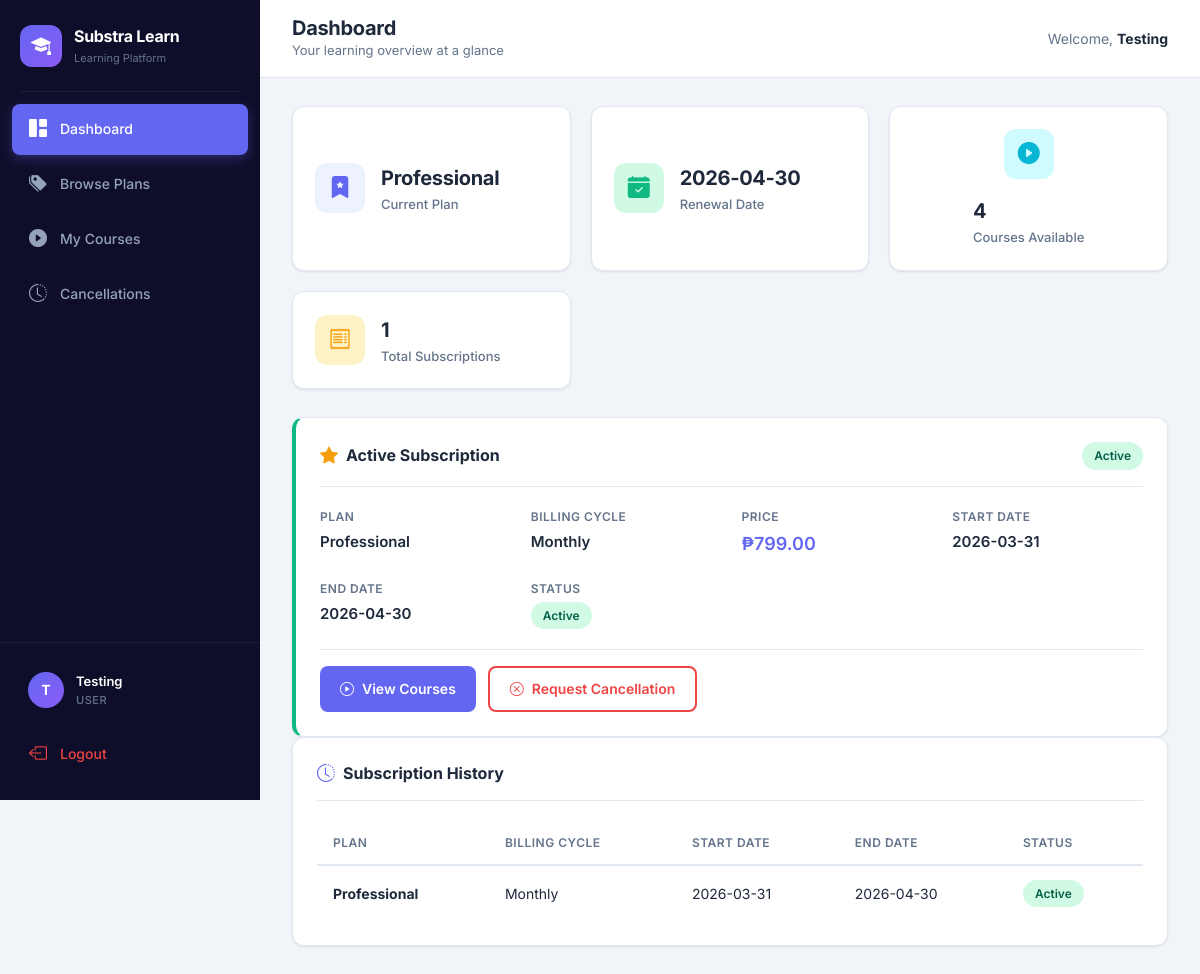
/dashboard (signed in), run on the app's committed database.
### tables this page shows
CREATE TABLE plans (
    id INTEGER PRIMARY KEY AUTOINCREMENT,
    name TEXT NOT NULL,
    description TEXT DEFAULT '',
    price REAL NOT NULL,
    billing_cycle TEXT NOT NULL,
    status TEXT DEFAULT 'active',
    created_at TEXT DEFAULT (datetime('now'))
);

CREATE TABLE subscriptions (
    id INTEGER PRIMARY KEY AUTOINCREMENT,
    user_id INTEGER NOT NULL,
    plan_id INTEGER NOT NULL,
    start_date TEXT NOT NULL,
    end_date TEXT NOT NULL,
    status TEXT DEFAULT 'active',
    created_at TEXT DEFAULT (datetime('now')),
    FOREIGN KEY (user_id) REFERENCES users(id),
    FOREIGN KEY (plan_id) REFERENCES plans(id)
);

### app.py (the view)
@app.route('/dashboard')
@login_required
def dashboard():
    if session.get('role') == 'admin':
        return redirect('/admin')
    auto_expire()
    conn = get_db()
    subs = conn.execute("""
        SELECT s.id, p.name as plan_name, s.start_date, s.end_date, s.status,
               p.price, p.billing_cycle
        FROM subscriptions s
        JOIN plans p ON s.plan_id = p.id
        WHERE s.user_id = ?
        ORDER BY s.id DESC
    """, (session['user_id'],)).fetchall()
    active_sub = conn.execute("""
        SELECT s.*, p.name as plan_name, p.price, p.billing_cycle
        FROM subscriptions s
        JOIN plans p ON s.plan_id = p.id
        WHERE s.user_id = ? AND s.status = 'active'
        ORDER BY s.id DESC LIMIT 1
    """, (session['user_id'],)).fetchone()
    course_count = 0
    if active_sub:
        active_price = conn.execute("SELECT price FROM plans WHERE id=?", (active_sub['plan_id'],)).fetchone()
        if active_price:
            course_count = conn.execute(
                "SELECT COUNT(*) FROM courses c JOIN plans p ON c.plan_id=p.id WHERE p.price<=?",
                (active_price['price'],)
            ).fetchone()[0]
    pending_cancel = None
    if active_sub:
        pending_cancel = conn.execute("""
            SELECT * FROM cancellation_requests
            WHERE subscription_id=? AND status='pending'
        """, (active_sub['id'],)).fetchone()
    conn.close()
    return render_template('dashboard.html',
                           subscriptions=subs,
                           active_sub=active_sub,
                           course_count=course_count,
                           pending_cancel=pending_cancel)

### app.py (called while the page is built)
def get_db():
    conn = sqlite3.connect('database.db')
    conn.row_factory = sqlite3.Row
    return conn

def login_required(func):
    @wraps(func)
    def wrapper(*args, **kwargs):
        if "user_id" not in session:
            return redirect("/login")
        return func(*args, **kwargs)
    return wrapper

def auto_expire():
    conn = get_db()
    conn.execute("""
        UPDATE subscriptions SET status='expired'
        WHERE end_date < date('now') AND status='active'
    """)
    conn.commit()
    conn.close()

### templates/dashboard.html (shortened to what this page needs)
{% extends "base.html" %}
{% block page_title %}Dashboard{% endblock %}
{% block page_subtitle %}Your learning overview at a glance{% endblock %}
{% block content %}
<div class="stats-grid">
    <div class="stat-card stat-primary">
        <div class="stat-icon"><i class="bi bi-bookmark-star-fill"></i></div>
        <div class="stat-info">
            <span class="stat-value">{{ active_sub['plan_name'] if active_sub else 'None' }}</span>
            <span class="stat-label">Current Plan</span>
        </div>
    </div>
    <div class="stat-card stat-success">
        <div class="stat-icon"><i class="bi bi-calendar-check-fill"></i></div>
        <div class="stat-info">
            {% if active_sub %}
                {% set end = active_sub['end_date'] %}
                <span class="stat-value">{{ end }}</span>
                <span class="stat-label">Renewal Date</span>
            {% else %}
                <span class="stat-value">N/A</span>
                <span class="stat-label">No Active Plan</span>
            {% endif %}
        </div>
    </div>
    <div class="stat-card stat-info">
        <div class="stat-icon"><i class="bi bi-play-circle-fill"></i></div>
        <div class="stat-info">
            <span class="stat-value">{{ course_count }}</span>
            <span class="stat-label">Courses Available</span>
        </div>
    </div>
    <div class="stat-card stat-warning">
        <div class="stat-icon"><i class="bi bi-receipt"></i></div>
        <div class="stat-info">
            <span class="stat-value">{{ subscriptions|length }}</span>
            <span class="stat-label">Total Subscriptions</span>
        </div>
    </div>
</div>
{% if active_sub %}
<div class="content-card active-sub-card">
    <div class="card-header-custom">
        <h2 class="card-title"><i class="bi bi-star-fill text-warning"></i> Active Subscription</h2>
        <span class="badge-status badge-active">Active</span>
    </div>
    <div class="active-sub-details">
        <div class="sub-detail-grid">
            <div class="sub-detail-item">
                <span class="detail-label">Plan</span>
                <span class="detail-value">{{ active_sub['plan_name'] }}</span>
            </div>
            <div class="sub-detail-item">
                <span class="detail-label">Billing Cycle</span>
                <span class="detail-value">{{ active_sub['billing_cycle'] }}</span>
            </div>
            <div class="sub-detail-item">
                <span class="detail-label">Price</span>
                <span class="detail-value price-value">₱{{ "%.2f"|format(active_sub['price']) }}</span>
            </div>
            <div class="sub-detail-item">
                <span class="detail-label">Start Date</span>
                <span class="detail-value">{{ active_sub['start_date'] }}</span>
            </div>
            <div class="sub-detail-item">
                <span class="detail-label">End Date</span>
                <span class="detail-value">{{ active_sub['end_date'] }}</span>
            </div>
            <div class="sub-detail-item">
                <span class="detail-label">Status</span>
                <span class="detail-value">
                    {% if pending_cancel %}
                        <span class="badge-status badge-pending">Cancellation Pending</span>
                    {% else %}
                        <span class="badge-status badge-active">Active</span>
                    {% endif %}
                </span>
            </div>
        </div>
        <div class="sub-actions">
            <a href="/my-courses" class="btn-custom btn-primary-custom">
                <i class="bi bi-play-circle"></i> View Courses
            </a>
            {% if not pending_cancel %}
            <button class="btn-custom btn-outline-danger" onclick="document.getElementById('cancelModal').style.display='flex'">
                <i class="bi bi-x-circle"></i> Request Cancellation
            </button>
            {% endif %}
        </div>
    </div>
</div>
{% endif %}
{% if subscriptions %}
<div class="content-card">
    <div class="card-header-custom">
        <h2 class="card-title"><i class="bi bi-clock-history"></i> Subscription History</h2>
    </div>
    <div class="table-wrapper">
        <table class="table-custom">
            <thead>
                <tr>
                    <th>Plan</th>
                    <th>Billing Cycle</th>
                    <th>Start Date</th>
                    <th>End Date</th>
                    <th>Status</th>
                </tr>
            </thead>
            <tbody>
                {% for sub in subscriptions %}
                <tr>
                    <td><strong>{{ sub['plan_name'] }}</strong></td>
                    <td>{{ sub['billing_cycle'] }}</td>
                    <td>{{ sub['start_date'] }}</td>
                    <td>{{ sub['end_date'] }}</td>
                    <td>
                        {% if sub['status'] == 'active' %}
                            <span class="badge-status badge-active">Active</span>
                        {% elif sub['status'] == 'expired' %}
                            <span class="badge-status badge-expired">Expired</span>
                        {% else %}
                            <span class="badge-status badge-canceled">Canceled</span>
                        {% endif %}
                    </td>
                </tr>
                {% endfor %}
            </tbody>
        </table>
    </div>
</div>
{% endif %}
{% endblock %}

### data on the page
plans: name "Professional", plan_name "Professional", billing_cycle "Monthly", price "799.00"
subscriptions: end_date "2026-04-30", start_date "2026-03-31", plan_name "Professional", billing_cycle "Monthly", status "Active"

### other printed values
{{ session.get('user_name', 'U')[0]|upper }} "T"
{{ session.get('user_name') }} "Testing"
{{ session.get('role')|upper }} "USER"
{{ course_count }} "4"
{{ subscriptions|length }} "1"
